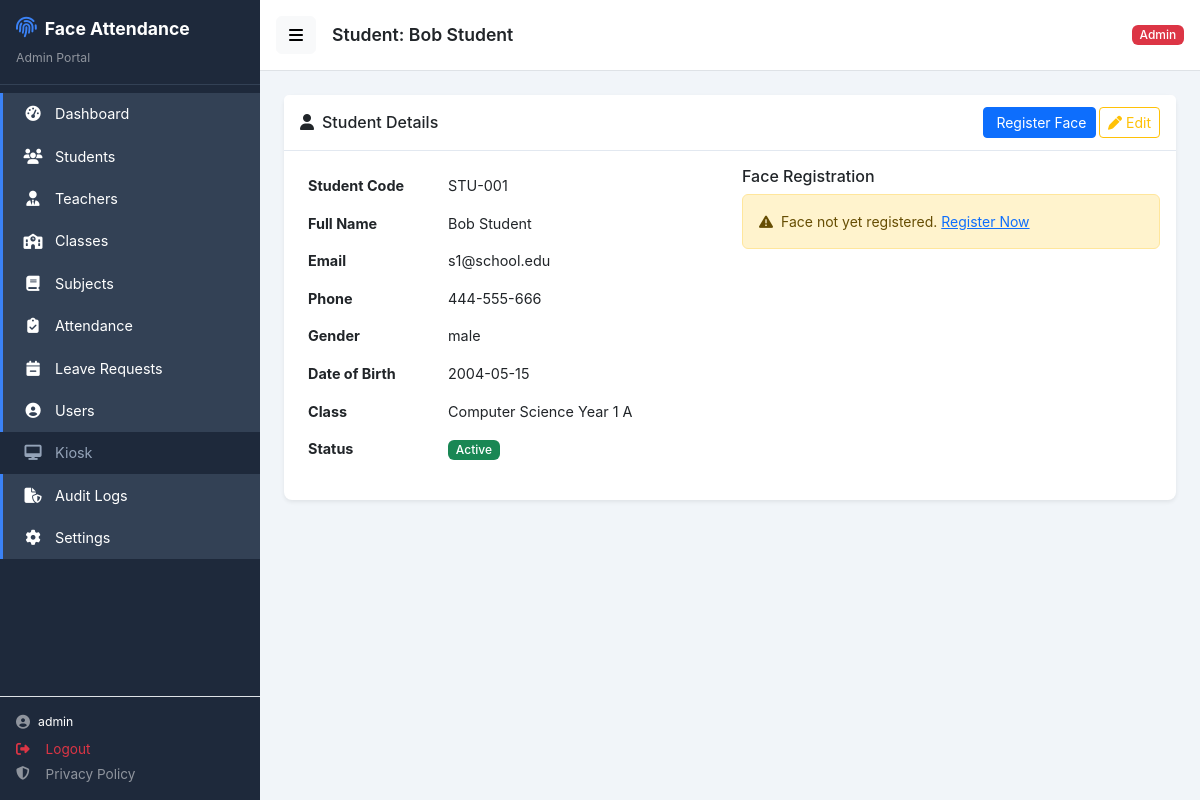
/public/admin/students/1 (signed in), run on the app's committed database.
### tables this page shows
CREATE TABLE students (
    id INT UNSIGNED AUTO_INCREMENT PRIMARY KEY,
    user_id INT UNSIGNED NULL UNIQUE,
    student_code VARCHAR(40) NOT NULL UNIQUE,
    full_name VARCHAR(120) NOT NULL,
    email VARCHAR(120) NULL,
    phone VARCHAR(30) NULL,
    gender ENUM('male','female','other') NULL,
    date_of_birth DATE NULL,
    class_id INT UNSIGNED NULL,
    is_active TINYINT(1) NOT NULL DEFAULT 1,
    face_registered TINYINT(1) NOT NULL DEFAULT 0,
    face_registration_version INT UNSIGNED NOT NULL DEFAULT 0,
    created_at DATETIME NOT NULL DEFAULT CURRENT_TIMESTAMP,
    updated_at DATETIME NOT NULL DEFAULT CURRENT_TIMESTAMP ON UPDATE CURRENT_TIMESTAMP,
    CONSTRAINT fk_students_user FOREIGN KEY (user_id) REFERENCES users(id) ON DELETE SET NULL ON UPDATE CASCADE,
    CONSTRAINT fk_students_class FOREIGN KEY (class_id) REFERENCES classes(id) ON DELETE SET NULL ON UPDATE CASCADE,
    INDEX idx_students_class (class_id),
    INDEX idx_students_active (is_active),
    INDEX idx_students_face_reg (face_registered)
);

CREATE TABLE classes (
    id INT UNSIGNED AUTO_INCREMENT PRIMARY KEY,
    class_code VARCHAR(40) NOT NULL UNIQUE,
    class_name VARCHAR(120) NOT NULL,
    start_time TIME NOT NULL DEFAULT '08:00:00',
    late_grace_minutes INT UNSIGNED NOT NULL DEFAULT 15,
    rest_start_time TIME NULL,
    rest_end_time TIME NULL,
    is_active TINYINT(1) NOT NULL DEFAULT 1,
    created_at DATETIME NOT NULL DEFAULT CURRENT_TIMESTAMP,
    updated_at DATETIME NOT NULL DEFAULT CURRENT_TIMESTAMP ON UPDATE CURRENT_TIMESTAMP,
    INDEX idx_classes_active (is_active)
);

### app/Controllers/Admin/StudentController.php (called while the page is built, shortened)
<?php
require_once BASE_PATH . '/app/models/StudentModel.php';
class StudentController extends BaseController
{
    public function show(string $id): void
    {
        $id = (int)$id;
        $student = StudentModel::findById($id);
        $history = FaceModel::getHistory($id);
        $this->view('admin/student_detail', 'admin', [
            'title' => 'Student: ' . $student['full_name'],
            'student' => $student, 'history' => $history,
            'csrf' => $this->csrfField(),
        ]);
    }
}

### public/index.php (called while the page is built, shortened)
<?php
$requestUri = $_SERVER['REQUEST_URI'] ?? '/';
$baseDir = parse_url(APP_URL, PHP_URL_PATH) ?? '';
if ($baseDir && strpos($requestUri, $baseDir) === 0) {
    $requestUri = substr($requestUri, strlen($baseDir));
}
$requestUri = $requestUri ?: '/';
$method = $_SERVER['REQUEST_METHOD'] ?? 'GET';
$requestUri = parse_url($requestUri, PHP_URL_PATH) ?: $requestUri;
$requestUri = preg_replace('#^/index\.php(?:/|$)#', '/', $requestUri);
$requestUri = rtrim($requestUri, '/') ?: '/';
$router = new Router();
$router->dispatch($method, $requestUri);

### app/Core/Database.php (called while the page is built, shortened)
<?php
class Database
{
    private static ?PDO $instance = null;
    public static function getInstance(): PDO
    {
        if (self::$instance === null) {
            $dsn = "mysql:host=" . DB_HOST . ";dbname=" . DB_NAME . ";charset=" . DB_CHARSET;
            try {
                self::$instance = new PDO($dsn, DB_USER, DB_PASS, [
                    PDO::ATTR_ERRMODE => PDO::ERRMODE_EXCEPTION,
                    PDO::ATTR_DEFAULT_FETCH_MODE => PDO::FETCH_ASSOC,
                    PDO::ATTR_EMULATE_PREPARES => false,
                ]);
            } catch (PDOException $e) {
                if (APP_DEBUG) {
                    die("Database connection failed: " . $e->getMessage());
                }
                die("A database error occurred. Please try again later.");
            }
        }
        return self::$instance;
    }
    public static function query(string $sql, array $params = []): PDOStatement
    {
        $stmt = self::getInstance()->prepare($sql);
        $stmt->execute($params);
        return $stmt;
    }
    public static function fetchOne(string $sql, array $params = []): ?array
    {
        $stmt = self::query($sql, $params);
        $result = $stmt->fetch();
        return $result === false ? null : $result;
    }
}

### app/Models/StudentModel.php (called while the page is built, shortened)
<?php
class StudentModel
{
    public static function findById(int $id): ?array
    {
        return Database::fetchOne("
            SELECT s.*, c.class_code, c.class_name, c.start_time, c.late_grace_minutes,
                   c.rest_start_time, c.rest_end_time,
                   u.username AS login_username, u.email AS login_email
            FROM students s
            LEFT JOIN classes c ON c.id = s.class_id
            LEFT JOIN users u ON u.id = s.user_id
            WHERE s.id = ? LIMIT 1", [$id]);
    }
}

### views/admin/student_detail.php (the view)
<div class="card border-0 shadow-sm">
    <div class="card-header bg-white d-flex justify-content-between align-items-center">
        <h6 class="mb-0"><i class="fa-solid fa-user me-2"></i>Student Details</h6>
        <div>
            <a href="<?php echo APP_URL; ?>/admin/students/<?php echo $student['id']; ?>/face" class="btn btn-sm btn-primary"><i class="fa-solid fa-face-id me-1"></i>Register Face</a>
            <a href="<?php echo APP_URL; ?>/admin/students/<?php echo $student['id']; ?>/edit" class="btn btn-sm btn-outline-warning"><i class="fa-solid fa-pen me-1"></i>Edit</a>
        </div>
    </div>
    <div class="card-body">
        <div class="row">
            <div class="col-md-6">
                <table class="table table-borderless">
                    <tr><th width="140">Student Code</th><td><?php echo htmlspecialchars($student['student_code']); ?></td></tr>
                    <tr><th>Full Name</th><td><?php echo htmlspecialchars($student['full_name']); ?></td></tr>
                    <tr><th>Email</th><td><?php echo htmlspecialchars($student['email'] ?? '-'); ?></td></tr>
                    <tr><th>Phone</th><td><?php echo htmlspecialchars($student['phone'] ?? '-'); ?></td></tr>
                    <tr><th>Gender</th><td><?php echo htmlspecialchars($student['gender'] ?? '-'); ?></td></tr>
                    <tr><th>Date of Birth</th><td><?php echo htmlspecialchars($student['date_of_birth'] ?? '-'); ?></td></tr>
                    <tr><th>Class</th><td><?php echo htmlspecialchars($student['class_name'] ?? 'Unassigned'); ?></td></tr>
                    <tr><th>Status</th><td><span class="badge <?php echo $student['is_active'] ? 'bg-success' : 'bg-danger'; ?>"><?php echo $student['is_active'] ? 'Active' : 'Inactive'; ?></span></td></tr>
                </table>
            </div>
            <div class="col-md-6">
                <h6>Face Registration</h6>
                <?php if ($student['face_registered']): ?>
                    <div class="alert alert-success">
                        <i class="fa-solid fa-check me-2"></i>Face Registered &mdash; Version <?php echo (int)$student['face_registration_version']; ?>
                    </div>
                    <?php if (!empty($history)): ?>
                    <table class="table table-sm">
                        <thead><tr><th>Version</th><th>Samples</th><th>By</th><th>Date</th></tr></thead>
                        <tbody>
                        <?php foreach ($history as $h): ?>
                            <tr class="<?php echo !$h['is_active'] ? 'table-secondary' : ''; ?>">
                                <td>v<?php echo (int)$h['registration_version']; ?></td>
                                <td><?php echo (int)$h['sample_count']; ?></td>
                                <td><?php echo htmlspecialchars($h['registered_by_name'] ?? 'System'); ?></td>
                                <td><?php echo htmlspecialchars(substr((string)$h['registered_at'], 0, 16)); ?></td>
                            </tr>
                        <?php endforeach; ?>
                        </tbody>
                    </table>
                    <?php endif; ?>
                <?php else: ?>
                    <div class="alert alert-warning">
                        <i class="fa-solid fa-triangle-exclamation me-2"></i>Face not yet registered.
                        <a href="<?php echo APP_URL; ?>/admin/students/<?php echo $student['id']; ?>/face">Register Now</a>
                    </div>
                <?php endif; ?>
            </div>
        </div>
    </div>
</div>

### app/Core/Router.php (shortened to what this page needs)
<?php
class Router
{
    private array $routes = [];
    public function get(string $uri, array $handler): void
    {
        $this->routes['GET'][$uri] = $handler;
    }
    public function post(string $uri, array $handler): void
    {
        $this->routes['POST'][$uri] = $handler;
    }
    public function dispatch(string $method, string $uri): void
    {
        $method = strtoupper($method);
        $uri = rtrim($uri, '/');
        foreach ($this->routes[$method] ?? [] as $routeUri => $handler) {
            $regex = $this->buildRegex($routeUri);
            if (preg_match($regex, $uri, $matches)) {
                $params = [];
                foreach ($matches as $key => $value) {
                    if (is_string($key)) $params[$key] = $value;
                }
                $this->handle($handler, $params);
                return;
            }
        }
    }
    private function buildRegex(string $routeUri): string
    {
        $pattern = preg_replace('/\/\{([a-zA-Z_]+)\}/', '/(?P<$1>[^/]+)', $routeUri);
        return '#^' . $pattern . '$#';
    }
    private function handle(array $handler, array $params = []): void
    {
        $action = $handler['action'];
        $controller = new $controllerClass();
        $controller->$action(...$params);
    }
}

### public/assets/css/app.css (style rules this page uses)
:root { --sidebar-width: 260px; --sidebar-bg: #1e293b; --sidebar-hover: #334155; --sidebar-active: #3b82f6; --topbar-height: 60px; --content-bg: #f1f5f9; --card-shadow: 0 2px 12px rgba(0,0,0,0.08); --primary: #3b82f6; --success: #10b981; --danger: #ef4444; --warning: #f59e0b; }
* { box-sizing: border-box; }
body { font-family: -apple-system, BlinkMacSystemFont, 'Segoe UI', Roboto, Oxygen, Ubuntu, sans-serif; background: var(--content-bg); min-height: 100vh; font-size: 14px; }
.card { border-radius: 8px; box-shadow: var(--card-shadow); }
.card-header { border-bottom: 1px solid #e2e8f0; background: #fff; font-weight: 600; padding: 0.75rem 1rem; }
.card-body { padding: 1rem; }
.table { font-size: 0.9rem; }
.table td { vertical-align: middle; }
.badge { font-weight: 500; font-size: 0.75rem; }

### data on the page
students: student_code "STU-001", full_name "Bob Student", email "s1@school.edu", phone "444-555-666", gender "male", date_of_birth "2004-05-15", class.class_name "Computer Science Year 1 A", face_registered 0 (drawn)

### other printed values
$label "Dashboard"
$label "Students"
$label "Teachers"
$label "Classes"
$label "Subjects"
$label "Attendance"
$label "Leave Requests"
$label "Users"
$label "Kiosk"
$label "Audit Logs"
$label "Settings"
